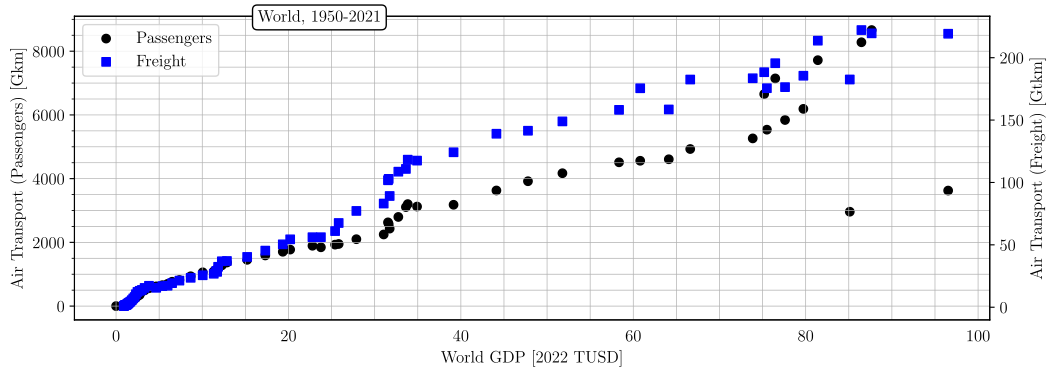

Recreate this plot in Python.
#%%
# runs code as interactive cell 
# https://code.visualstudio.com/docs/python/jupyter-support-py

# IMPORTS #######################################

# plotting
import matplotlib.pyplot as plt
import matplotlib.font_manager as font_manager
# unit conversion
cm = 1/2.54 # for inches-cm conversion
# time manipulation
from datetime import datetime

# data science
import numpy as np
import pandas as pd

# i/o
from pathlib import PurePath, Path

# SETUP #########################################

plt.rcParams.update({
    "text.usetex": True,
    "font.family": "Arial",
    "font.sans-serif": "Computer Modern",
    'font.size': 12
})

# DATA IMPORT ###################################

df_freight = pd.read_excel(
    io = 'data/world/data.xlsx',
    sheet_name = 'Freight',
    usecols = lambda column: column in [
        'year',
        'plot world gdp (2022 USD)',
        'plot world air freight (Mtkm)',
    ],
    dtype={
        'year': int,
        'plot world gdp (2022 USD)': float,
        'plot world air freight (Mtkm)': float,
    },
    header = 0,
    engine = 'openpyxl'
)
df_pax = pd.read_excel(
    io = 'data/world/data.xlsx',
    sheet_name = 'Passengers',
    usecols = lambda column: column in [
        'year',
        'plot world gdp (2022 USD)',
        'plot world rpk (km)',
    ],
    dtype={
        'year': int,
        'plot world gdp (2022 USD)': float,
        'plot world rpk (km)': float,
    },
    header = 0,
    engine = 'openpyxl'
)

# DATA MANIPULATION #############################

df_freight['plot world air freight (Gtkm)'] = df_freight['plot world air freight (Mtkm)'] / 1e3
df_pax['plot world rpk (Gkm)'] = df_pax['plot world rpk (km)'] / 1e9

df_pax['plot world gdp (2022 TUSD)'] = df_pax['plot world gdp (2022 USD)'] / 1e12
df_freight['plot world gdp (2022 TUSD)'] = df_freight['plot world gdp (2022 USD)'] / 1e12

# FIGURE ########################################

# SETUP ######################

fig, ax1 = plt.subplots(
        num = 'main',
        nrows = 1,
        ncols = 1,
        dpi = 300,
        figsize=(30*cm, 10*cm), # A4=(210x297)mm
)
ax2 = ax1.twinx()

# DATA #######################

# AXIS SCALE #################

#ax1.set_yscale('log')
#ax2.set_yscale('log')
#ax1.set_xscale('log')

# AXIS LIMITS ################

# COLORBAR ###################

#colormap = plt.cm.get_cmap('plasma', len(df_freight['year'].unique()))

# TICKS AND LABELS ###########

ax1.minorticks_on()
ax1.tick_params(axis='x', which='both', bottom=False)
ax1.tick_params(axis='y', which='both', bottom=False)

# GRIDS ######################

ax1.grid(which='both', axis='y', linestyle='-', linewidth = 0.5)
ax1.grid(which='both', axis='x', linestyle='-', linewidth = 0.5)

# AXIS LABELS ################

ax1.set_xlabel("World GDP [2022 TUSD]")
ax1.set_ylabel("Air Transport (Passengers) [Gkm]")
ax2.set_ylabel("Air Transport (Freight) [Gtkm]")

# PLOTTING ###################

ax1.scatter(
    df_pax['plot world gdp (2022 TUSD)'],
    df_pax['plot world rpk (Gkm)'],
    c = 'black',
    marker = 'o',
    label = 'Passengers'
)
ax2.scatter(
    df_freight['plot world gdp (2022 TUSD)'],
    df_freight['plot world air freight (Gtkm)'],
    c = 'blue',
    marker = 's',
    label = 'Freight'
)

# LEGEND ####################

lines, labels = ax1.get_legend_handles_labels()
lines2, labels2 = ax2.get_legend_handles_labels()
ax2.legend(
    lines + lines2,
    labels + labels2,
    loc='upper left',
)

# TITLE #####################

title_text = 'World, 1950-2021'
ax2.text(
    0.2, 0.9825,
    title_text,
    fontsize=12,
    fontweight='bold',
    ha='left',
    transform=ax1.transAxes,
    bbox=dict(facecolor='white', edgecolor='black', boxstyle='round'),
    zorder=10
)

# EXPORT #########################################

figure_name: str = str(Path.cwd().stem + '.pdf')

plt.savefig(
    fname = figure_name,
    format="pdf",
    bbox_inches='tight',
    transparent = False
)
# %%

# %%
